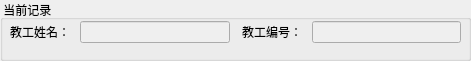
  <widget class="QGroupBox" name="box_current">
   <property name="geometry">
    <rect>
     <x>560</x>
     <y>10</y>
     <width>471</width>
     <height>61</height>
    </rect>
   </property>
   <property name="title">
    <string> 当前记录</string>
   </property>
   <widget class="QWidget" name="layoutWidget_21">
    <property name="geometry">
     <rect>
      <x>10</x>
      <y>20</y>
      <width>451</width>
      <height>24</height>
     </rect>
    </property>
    <layout class="QHBoxLayout" name="horizontalLayout_35" stretch="1,1">
     <property name="spacing">
      <number>12</number>
     </property>
     <item>
      <layout class="QHBoxLayout" name="horizontalLayout_38" stretch="1,3">
       <property name="spacing">
        <number>10</number>
       </property>
       <item>
        <widget class="QLabel" name="label_current_name">
         <property name="text">
          <string>教工姓名：</string>
         </property>
         <property name="alignment">
          <set>Qt::AlignRight|Qt::AlignTrailing|Qt::AlignVCenter</set>
         </property>
        </widget>
       </item>
       <item>
        <widget class="QLineEdit" name="edit_current_name">
         <property name="enabled">
          <bool>false</bool>
         </property>
        </widget>
       </item>
      </layout>
     </item>
     <item>
      <layout class="QHBoxLayout" name="horizontalLayout_39" stretch="1,3">
       <property name="spacing">
        <number>10</number>
       </property>
       <item>
        <widget class="QLabel" name="label_current_code">
         <property name="text">
          <string>教工编号：</string>
         </property>
         <property name="alignment">
          <set>Qt::AlignRight|Qt::AlignTrailing|Qt::AlignVCenter</set>
         </property>
        </widget>
       </item>
       <item>
        <widget class="QLineEdit" name="edit_current_code">
         <property name="enabled">
          <bool>false</bool>
         </property>
         <property name="maxLength">
          <number>100</number>
         </property>
        </widget>
       </item>
      </layout>
     </item>
    </layout>
   </widget>
  </widget>
